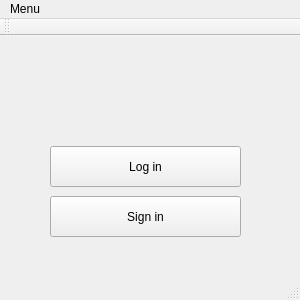
<?xml version="1.0" encoding="UTF-8"?>
<ui version="4.0">
 <class>MainWindow</class>
 <widget class="QMainWindow" name="MainWindow">
  <property name="geometry">
   <rect>
    <x>0</x>
    <y>0</y>
    <width>300</width>
    <height>300</height>
   </rect>
  </property>
  <property name="minimumSize">
   <size>
    <width>300</width>
    <height>300</height>
   </size>
  </property>
  <property name="maximumSize">
   <size>
    <width>300</width>
    <height>300</height>
   </size>
  </property>
  <property name="windowTitle">
   <string>MainWindow</string>
  </property>
  <widget class="QWidget" name="centralWidget">
   <widget class="QPushButton" name="pushButton">
    <property name="geometry">
     <rect>
      <x>50</x>
      <y>110</y>
      <width>191</width>
      <height>41</height>
     </rect>
    </property>
    <property name="sizePolicy">
     <sizepolicy hsizetype="Minimum" vsizetype="Fixed">
      <horstretch>0</horstretch>
      <verstretch>0</verstretch>
     </sizepolicy>
    </property>
    <property name="text">
     <string>Log in</string>
    </property>
   </widget>
   <widget class="QPushButton" name="pushButton_2">
    <property name="geometry">
     <rect>
      <x>50</x>
      <y>160</y>
      <width>191</width>
      <height>41</height>
     </rect>
    </property>
    <property name="sizePolicy">
     <sizepolicy hsizetype="Minimum" vsizetype="Fixed">
      <horstretch>0</horstretch>
      <verstretch>0</verstretch>
     </sizepolicy>
    </property>
    <property name="text">
     <string>Sign in</string>
    </property>
   </widget>
   <widget class="QLabel" name="labelPic">
    <property name="geometry">
     <rect>
      <x>90</x>
      <y>10</y>
      <width>121</width>
      <height>101</height>
     </rect>
    </property>
    <property name="text">
     <string/>
    </property>
   </widget>
  </widget>
  <widget class="QMenuBar" name="menuBar">
   <property name="geometry">
    <rect>
     <x>0</x>
     <y>0</y>
     <width>300</width>
     <height>21</height>
    </rect>
   </property>
   <widget class="QMenu" name="menuMenu">
    <property name="title">
     <string>Menu</string>
    </property>
   </widget>
   <addaction name="menuMenu"/>
  </widget>
  <widget class="QToolBar" name="mainToolBar">
   <attribute name="toolBarArea">
    <enum>TopToolBarArea</enum>
   </attribute>
   <attribute name="toolBarBreak">
    <bool>false</bool>
   </attribute>
  </widget>
  <widget class="QStatusBar" name="statusBar"/>
 </widget>
 <layoutdefault spacing="6" margin="11"/>
 <resources/>
 <connections/>
</ui>
